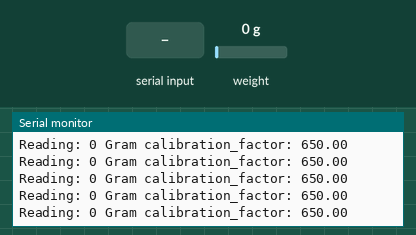
This sketch was run on a simulated Arduino Uno, built with avr-gcc and run on an emulated ATmega328P. On the bench: the last lines printed to the serial monitor. The inputs (shaded band) are chosen by the test bench; at power-on: weight on the scale 0 g.

Above: at 4.3 s.
4.4 s: weight on the scale set to 100 g
At 4.42 s:
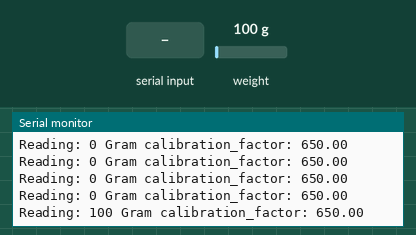
5.9 s: "f" received over Serial
At 6.14 s:
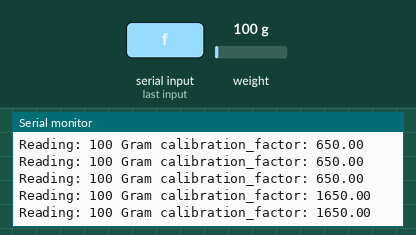
8.9 s: byte 116 ('t') received over Serial
At 10.17 s:
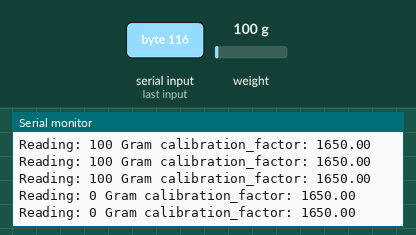
11.9 s: "+" received over Serial
At 12.09 s:
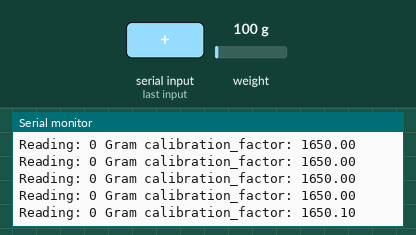
13.4 s: weight on the scale set to 1250 g
At 13.4 s:
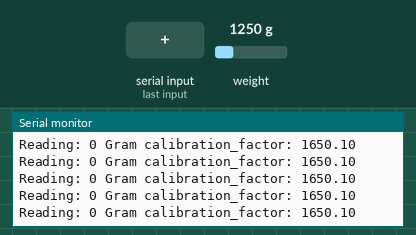
Timing chart, 0 to 15.9 s (numbered marks = the images above; inputs shaded):
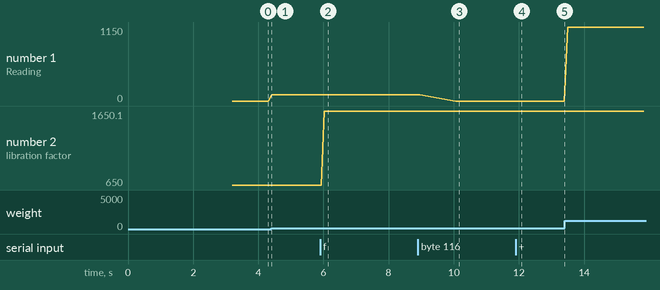

Measured:
- after the input at 4.4 s, the serial monitor: prints a new line at once (image 1)
- after the input at 5.9 s, the serial monitor: prints a new line after 0.13 s (image 2)
- after the input at 8.9 s, the serial monitor: prints a new line after 1.2 s (image 3)
- after the input at 11.9 s, the serial monitor: prints a new line after 0.18 s (image 4)
- plotted number 1: 0 → 100 after the input at 4.4 s, 100 → 0 after the input at 8.9 s, 0 → 1150 after the input at 13.4 s
- plotted number 2: 650 → 1650 after the input at 5.9 s, 1650 → 1650.1 after the input at 11.9 s

The sketch:

pwm.ino
```cpp
#include "HX711.h"
#define DOUT  A0
#define CLK  A1
HX711 scale;
float calibration_factor = 650;
int GRAM;

void setup() {
  Serial.begin(9600);
  Serial.println("tekan a,s,d,f untuk menaikan calibration_factor ke 10,100,1000,10000");
  Serial.println("tekan z,x,c,v untuk menurunkan calibration_factor ke 10,100,1000,10000");
  Serial.println("Tekan T untuk Tare");
  scale.begin(3, 2);
  scale.set_scale();
  scale.tare();
  long zero_factor = scale.read_average();
  Serial.print("Zero factor: ");
  Serial.println(zero_factor);
  delay(1000);
}

void loop() {
  scale.set_scale(calibration_factor);
  GRAM = scale.get_units(), 4;
  Serial.print("Reading: ");
  Serial.print(GRAM);
  Serial.print(" Gram");
  Serial.print(" calibration_factor: ");
  Serial.print(calibration_factor);
  Serial.println();

  if (Serial.available()) {
    char temp = Serial.read();
    if (temp == '+' || temp == 'a')
      calibration_factor += 0.1;
    else if (temp == '-' || temp == 'z')
      calibration_factor -= 0.1;
    else if (temp == 's')
      calibration_factor += 10;
    else if (temp == 'x')
      calibration_factor -= 10;
    else if (temp == 'd')
      calibration_factor += 100;
    else if (temp == 'c')
      calibration_factor -= 100;
    else if (temp == 'f')
      calibration_factor += 1000;
    else if (temp == 'v')
      calibration_factor -= 1000;
    else if (temp == 't')
      scale.tare();
  }
}
```
